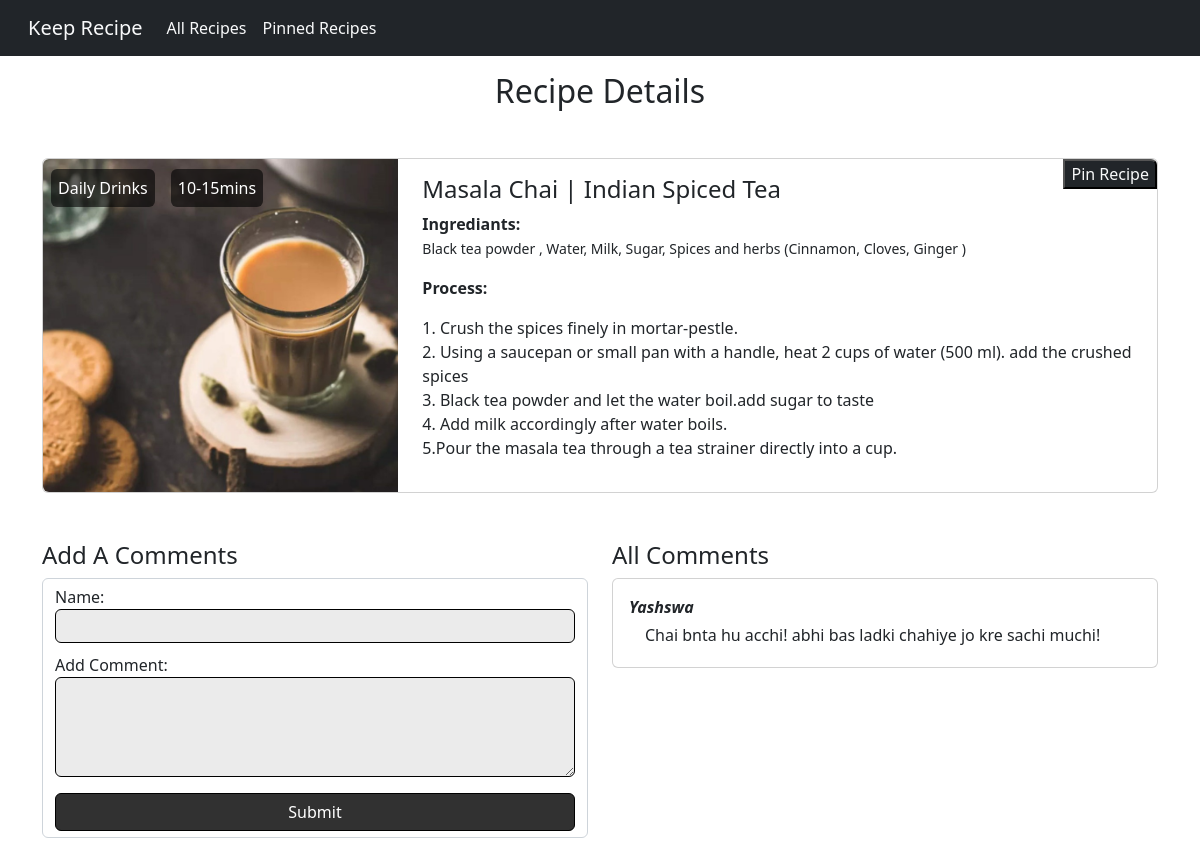
The app's page /recipe-details/masala-tea with its own data.
### recipes/models.py (models this page shows, shortened)
class Recipe(models.Model):
    title = models.CharField(max_length=50 )
    ingrediants = models.TextField(max_length=150)
    rating = models.IntegerField(
        validators=[MinValueValidator(1),MaxValueValidator(5)],default=1
    )
    process = models.TextField(max_length=450 )
    chef = models.CharField(max_length=40)
    food_image = models.ImageField(upload_to="images")
    slug = models.SlugField(unique=True,db_index=True)
    post_date = models.DateField(auto_now=True)
    tags = models.ManyToManyField(Tags)

class Tags(models.Model):
    food_type = models.CharField(max_length = 20)
    class Meta:
        verbose_name_plural = "Tags(Cooking time & Food Type)"

class Comments(models.Model):
    user_name = models.CharField(max_length=24)
    comment = models.TextField(max_length=450,validators=[MinLengthValidator(20)])
    recipe = models.ForeignKey(Recipe, on_delete=models.CASCADE, related_name="comments")

### recipes/views.py (the view, shortened to what this page needs)
# urls.py: path("recipe-details/<slug:slug>",views.RecipeDetailView.as_view(), name = 'recipe-details'),
class RecipeDetailView(View):
    def pinned_recipe(self,request,recipe_id):
        pinned_recipes = request.session.get("pinned_recipes")
        if pinned_recipes is not None:
            pinned = recipe_id in pinned_recipes
        else:
            pinned= False
        return pinned
    def get(self, request, slug):
        recipe = Recipe.objects.get(slug = slug)
        context = {
            "recipe":recipe,
            "tags":recipe.tags.all(),
            "commentForm":CommentForm(),
            "comments":recipe.comments.all().order_by("-id"),
            "pinned":self.pinned_recipe(request,recipe.id)
        }
        return render (request, "recipes/recipe-details.html",context)

### recipes/forms.py
class CommentForm(forms.ModelForm):
    class Meta:
        model = Comments
        exclude = ["recipe"]
        labels = {
            "user_name": "Name",
            "comment":"Add Comment"
        }
        error_messages ={
            "user_name" : {
                "required":"Please Provide Your Name",
                "max_length":"Maximum Legth Exceeds"
            },
            "comment":{
                "required":"Commenting is must",
                "max_length":"Please do not exceed maximum length"
            }
        }

### recipes/templates/recipes/recipe-details.html (shortened to what this page needs)
{% extends 'recipes/base.html' %}
{% load static %}
{% block content %}
    <div class="container py-3">
        <h2 class="text-center">Recipe Details</h2>
        <div class="recipe-card card my-5">
            <div class="row ">
                <div class="col-md-4">
                    <div class="recipe-image position-relative h-100">
                        <img src={{recipe.food_image.url}} class="h-100 img-fluid rounded-start" style = "object-fit:cover" alt="Food Image"/>
                        <div class="d-flex flex-row position-absolute top-0">
                            {% for tag in tags  %}
                                <p class="mb-0 mx-2 tag">{{tag.food_type}}</p>
                            {% endfor %}
                        </div>
                    </div>
                </div>
                <div class="col-md-8">
                    <div class="recipe-details py-3 position-relative">
                        <h4>{{recipe.title}}</h4>
                        <div>
                            <label for=""><strong>Ingrediants: </strong></label>
                            <p><small>{{recipe.ingrediants }}</small></p>
                        </div>
                        <div>
                            <label for=""><strong>Process: </strong></label>
                            <p>
                                {{recipe.process | linebreaks}} </p>
                        </div>
                        <form action="{% url 'pinned-recipes' %}" method="POST">
                                <button style="border-top-right-radius:6px;" class="pining bg-dark text-light position-absolute top-0 end-0 rounded-20">
                                    {% if pinned %}
                                        Unpin Recipe
                                    {% else %}
                                        Pin Recipe
                                    {% endif %}
                                </button>
                        </form>
                    </div>
                </div>
            </div>
        </div>
        <div class="row">
            <div class="col-sm-6">
                <h4>Add A Comments</h4>
                <form action="{% url "recipe-details" recipe.slug %}" class="form-control comments_form" method = "POST">
                    {% for field in commentForm %}
                        <div class="form-fields">
                            {{field.label_tag}}
                            {{field}}
                        </div>
                    {% endfor %}
                    <button>Submit</button>
                </form>
            </div>
            <div class="col-sm-6 ">
                <h4>All Comments</h4>
                <div class="comment-box">
                    {% for comment in comments  %}
                        <div class="card p-3 mb-2">
                            <div>
                                <p class="card-title mb-0 fw-bold "><i>{{comment.user_name}}</i></p>
                            </div>
                            <div>
                                <p class="card-body py-1 mb-0">{{comment.comment}}</p>
                            </div>
                        </div>
                    {% endfor %}
                </div>
            </div>
        </div>
    </div>
{% endblock  %}

### recipes/static/recipes/style.css (style rules this page uses)
.tag { margin-top: 10px; background-color: rgba(0, 0, 0, 0.597); color: white; padding: 7px; border-radius: 6px; }
.comments_form input, .comments_form textarea { margin-bottom: 10px; background-color: rgba(204, 204, 204, 0.385); width: 100%; border-radius: 6px; border: 1px solid black; outline:none; padding: 4px; }
.comments_form textarea { height: 100px; }
.comments_form button { border-radius: 6px; border: 1px solid black; background-color: rgb(49, 49, 49); width: 100%; color: white; padding: 6px; }
.comment-box { height: 250px; overflow-y: auto; }

### records on screen
Recipe: food_image (picture), title "Masala Chai | Indian Spiced Tea", ingrediants "Black tea powder , Water, Milk, Sugar, Spices and herbs (Cinnamon, Cloves, Ginger )", process "1. Crush the spices finely in mortar-pestle. 2. Using a saucepan or small pan with a handle, heat 2 cups of water (500 ml). add the crushed spices 3. Black tea powder and let the water boil.add sugar to taste 4. Add milk accordingly after water boils. 5.Pour the masala tea through a tea strainer directly into a cup."
Tags: food_type "Daily Drinks"
Tags: food_type "10-15mins"
Comments: user_name "Yashswa", comment "Chai bnta hu acchi! abhi bas ladki chahiye jo kre sachi muchi!"

### other values on screen
{{ field.label_tag }} "Name:" "Add Comment:"
